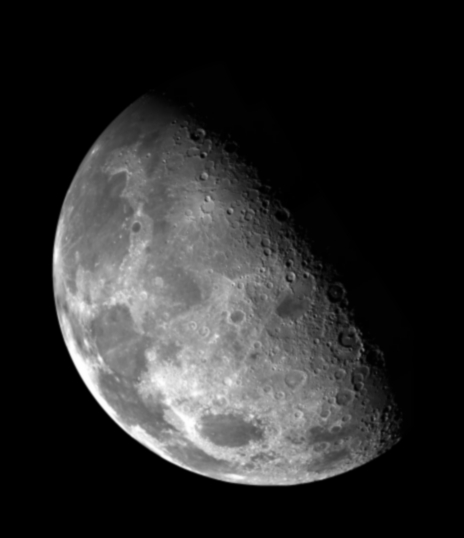
#> input picture Immagini/luna.jpg, 464 x 538 px, found by its file name
$ python Ex_3_1_2.py
#> lines starting #> are read from the running program, lines starting #| are printed output that depends on the picture
### Librerie/mylib.py
# -*- coding: utf-8 -*-
"""
Created on Fri Mar 14 19:36:55 2025

@author: david
"""

import numpy as np # importa Numpy
import matplotlib.pyplot as plt # importa Matplotlib
import scipy.ndimage as ndi # importa Scipy per le immagini
import skimage.io as io # importa il modulo Input/Output di SK-Image
from skimage.exposure import equalize_hist
from skimage.transform import rescale
from skimage.transform import warp, rotate

def leggiJpeg(nomefile):
#> called with nomefile = '../immagini/luna.jpg'
    x = io.imread(nomefile)
#> x is the input picture: shape (538, 464); min 0, max 255, mean 42.6
    return x;
    # plt.figure()
    # plt.imshow(x, clim=[0,255], cmap='gray')

def showImage(x, label): #mostra immagine con parametri None e Gray
    plt.figure()
    plt.imshow(x, clim=None, cmap='gray')
    plt.title(label)

# [40 lines left out: functions showHist, vediRAW, fshs, glob_equaliz, loc_equaliz, not called in this run]

def deforma(x,c,d):
    x= x[::c, ::d]
    return x

# [10 lines left out: function ruota, not called in this run]

def rgb2cmy(x): #cmy sono le complementari di rgb
    y = 1.0 - x
    return y

# [10 lines left out: function rgb2cmyk, not called in this run]

def cmy2rgb(x):
    return 1-x

### Ex3/Ex_3_1_2.py
# -*- coding: utf-8 -*-
"""
Created on Sat Mar 29 16:00:41 2025

@author: david
"""

#Enhancement
import numpy as np # importa Numpy
import matplotlib.pyplot as plt # importa Matplotlib
import scipy.ndimage as ndi # importa Scipy per le immagini
import skimage.io as io # importa il modulo Input/Output di SK-Image
import scipy.ndimage as ndi
import mylib as ml

plt.close('all')


x=ml.leggiJpeg('../immagini/luna.jpg')
x= np.float64(x)


# Di seguito la maschera del filtro che realizza il Laplaciano
# secondo la definizione di derivata indicata nel testo
h = [[0,0,1,0,0],[0,0,0,0,0],[1,0,-4,0,1],[0,0,0,0,0],[0,0,1,0,0]]
# h = np.array(h, np.float64)
y = ndi.correlate(x,h)
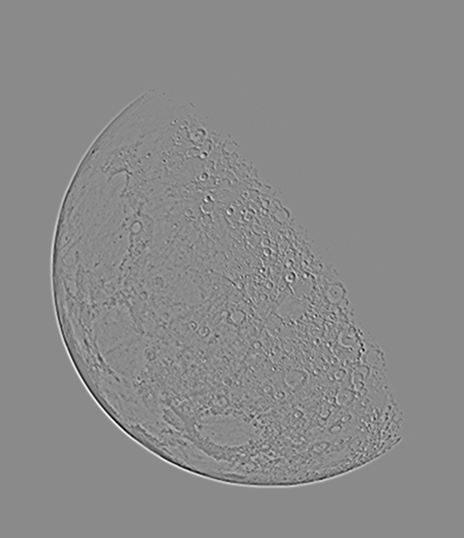
#> y: shape (538, 464) float64; min -283, max 239, mean 0; drawn with min black and max white

ml.showImage(y, 'filtrata con laplaciano' ) #ricava i contorni
plt.colorbar()

z= x-y
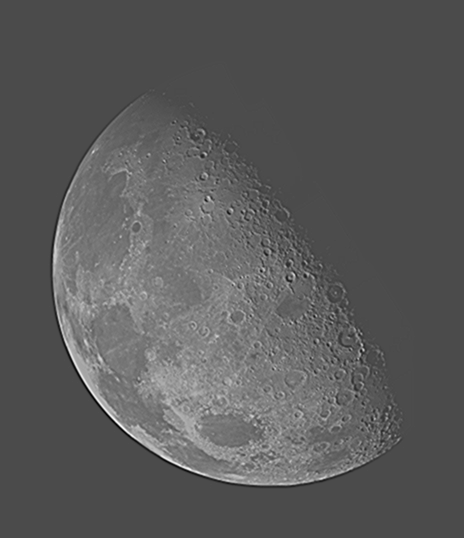
#> z: shape (538, 464) float64; min -217, max 512, mean 42.6; drawn with min black and max white
ml.showImage(z, 'enhanced con laplaciano' )
plt.colorbar()
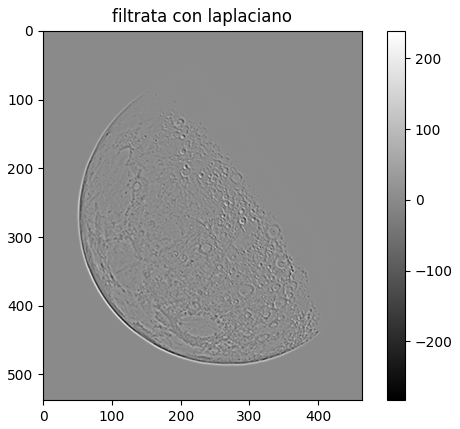
#> figure drawn by matplotlib, 2 panels
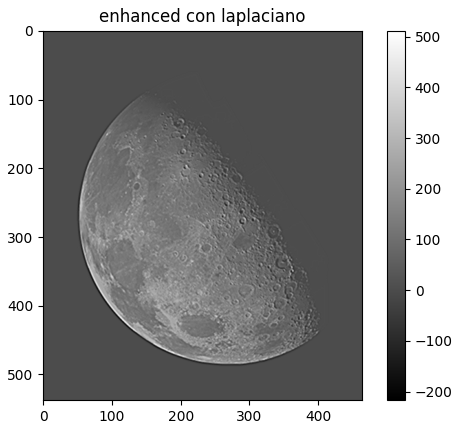
#> figure drawn by matplotlib, 2 panels
